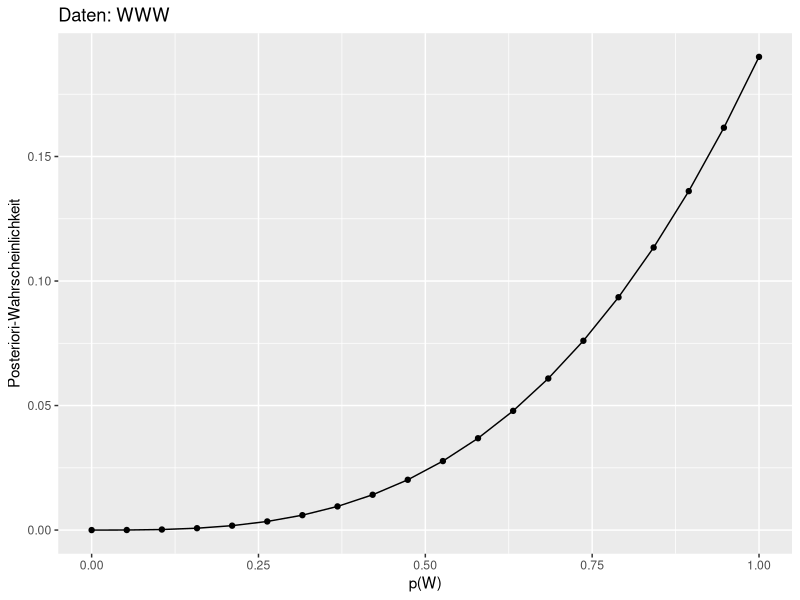
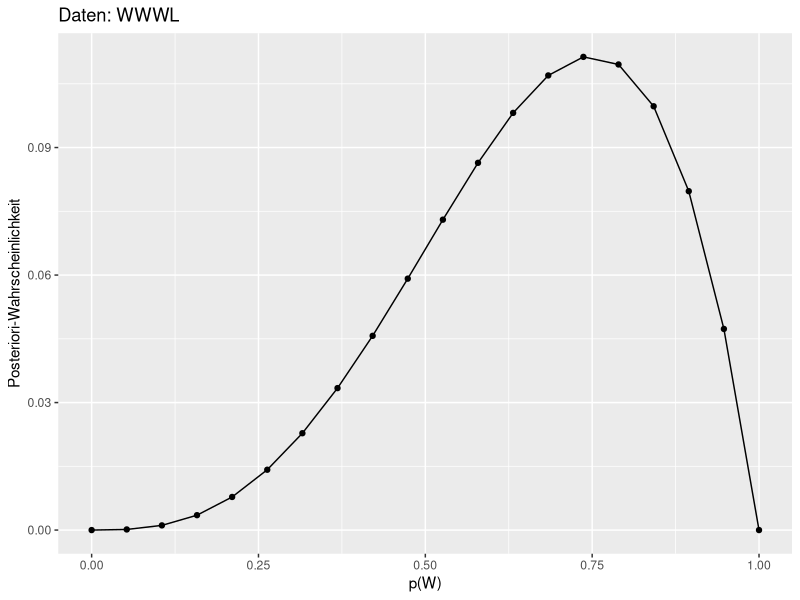
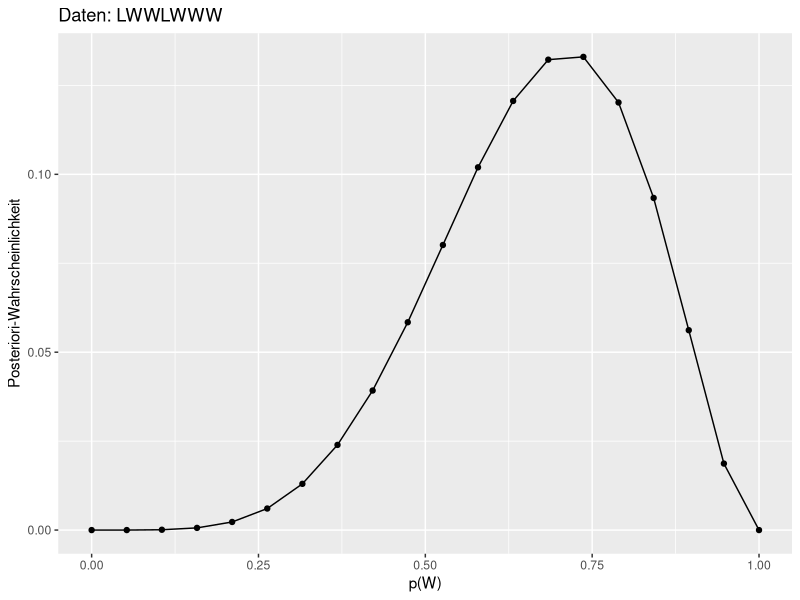

Generate these figures, in order, with R:
## ---- chunk 1
library(tidyverse)
## ---- chunk 2
knitr::opts_chunk$set(fig.pos = 'H',
                      fig.asp = 0.618,
                      fig.width = 4,
                      fig.cap = "", 
                      fig.path = "",
                      message = FALSE,
                      warning = FALSE,
                     # out.width = "100%",
                      cache = TRUE)
## ---- chunk 3
library(tidyverse)

dist <- 
  tibble(
    # Gridwerte bestimmen:
    p_grid = seq(from = 0, to = 1, length.out = 20),
    # Priori-Wskt bestimmen:
    prior = rep(1, times = 20)) %>%
  mutate(
    # Likelihood berechnen:
    likelihood_1 = dbinom(3, size = 3, prob = p_grid),  # WWW
    likelihood_2 = dbinom(3, size = 4, prob = p_grid),  # WWWL
    likelihood_3 = dbinom(5, size = 7, prob = p_grid),  # LWWLWWW
    # unstand. Posterior-Wskt:
    unstand_post_1 = likelihood_1 * prior,
    unstand_post_2 = likelihood_2 * prior,
    unstand_post_3 = likelihood_3 * prior,
    # stand. Post-Wskt:
    std_post_1 = unstand_post_1 / sum(unstand_post_1),
    std_post_2 = unstand_post_2 / sum(unstand_post_2),
    std_post_3 = unstand_post_3 / sum(unstand_post_3)
    ) 
## ---- chunk 4
ggplot(dist) +
  aes(x = p_grid, y= std_post_1) +
  geom_line()+
  geom_point() +
  labs(x = "p(W)",
       y = "Posteriori-Wahrscheinlichkeit",
       title = "Daten: WWW")

ggplot(dist) +
  aes(x = p_grid, y= std_post_2) +
  geom_line()+
  geom_point() +
  labs(x = "p(W)",
       y = "Posteriori-Wahrscheinlichkeit",
       title = "Daten: WWWL")

ggplot(dist) +
  aes(x = p_grid, y= std_post_3) +
  geom_line()+
  geom_point() +
  labs(x = "p(W)",
       y = "Posteriori-Wahrscheinlichkeit",
       title = "Daten: LWWLWWW")
